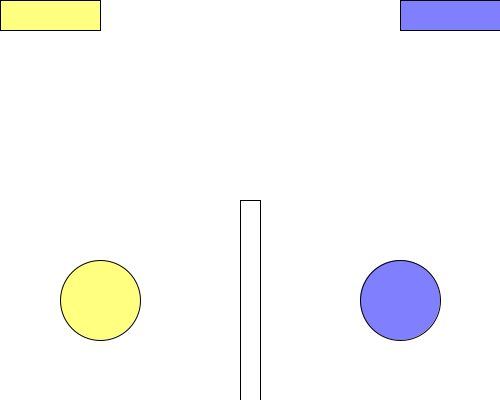
Frame 1 (no input)
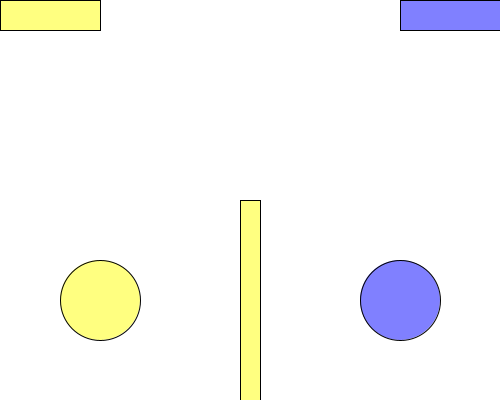
Frame 60 (the mouse pressed at the canvas centre just before this capture)
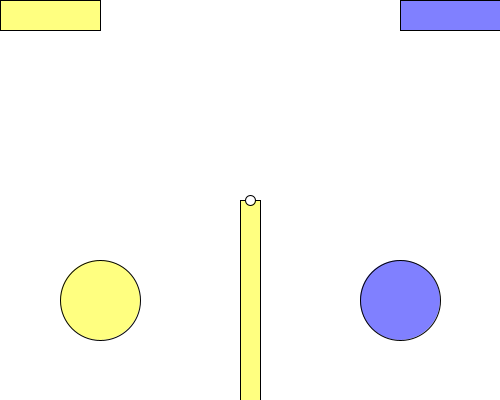
Frame 120 (the mouse held since frame 60 and released just before this capture)

The Processing sketch that drew these frames (run headless with seeded random() and noise(); from frame 60 on, the mouse is pressed at the canvas centre):

// Processing sketch: step07_2_cat_dog_blood_bar
// ── step07_2_cat_dog_blood_bar.pde
void setup(){
  size(500,400);
}
float x, y;
float x1=400,y1=300;
float x2=100,y2=300;
int blood1=100, blood2=100;
void draw(){
  background(255);
  rect(240,200, 20,400);
  
  x=mouseX; y=mouseY;
  fill(255); ellipse(x,y,10,10);
  
  fill(128,128,255); ellipse(x1,y1, 80,80);
  rect(500,0, -blood1, 30);
  fill(255,255,128); ellipse(x2,y2, 80,80);
  rect(0,0, blood2, 30);
  if( dist(x,y,x1,y1)<40 ) blood1--;
  if( dist(x,y,x2,y2)<40 ) blood2--;
}
